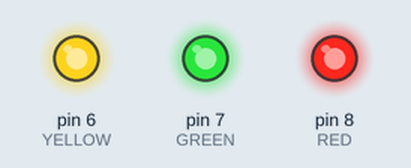
A sketch run on a simulated Arduino Uno, built with avr-gcc and run on an emulated ATmega328P. On the bench: output pins drawn as LEDs (lit = HIGH).

Above: at 0.2 s.
At 2.7 s:
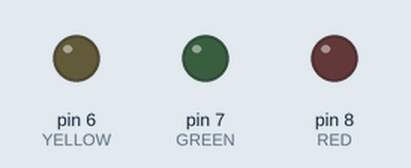
Timing chart, 0 to 3.0 s (numbered marks = the images above):
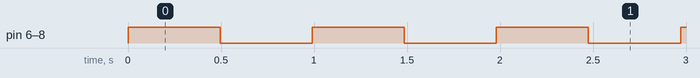

Measured:
- by itself, pin 6 (YELLOW), pin 7 (GREEN), pin 8 (RED): alternates HIGH for 0.50 s and LOW for 0.50 s
- by itself, everything shown: repeats every 0.99 s, in 4 steps

The sketch:

taskInstance.ino
```cpp
#include <Arduino.h>
#include <Arduino_FreeRTOS.h>


#define YELLOW 6
#define GREEN  7
#define RED    8

typedef int TaskProfiler;

TaskProfiler RedLEDProfiler;
TaskProfiler YellowLEDProfiler;
TaskProfiler GreenLEDProfiler;

const uint16_t *greenLED = (uint16_t*) GREEN;
const uint16_t *redLED = (uint16_t*) RED;
const uint16_t *yellowLED = (uint16_t*) YELLOW;

void setup() {
  pinMode(YELLOW, OUTPUT);
  pinMode(GREEN, OUTPUT);
  pinMode(RED, OUTPUT);
  xTaskCreate(ledControllerTask, "Red LED Task", 128, (void *)redLED , 1, NULL);
  xTaskCreate(ledControllerTask, "Green LED Task", 128, (void *)greenLED, 1, NULL);
  xTaskCreate(ledControllerTask, "Yellow LED Task", 128, (void *)yellowLED, 1, NULL);
  vTaskStartScheduler();
}

void ledControllerTask(void *pvParameters)
{
  int pin = (int)pvParameters;
  while(1)
  {
    digitalWrite(pin, !digitalRead(pin));
    vTaskDelay(pdMS_TO_TICKS(500));
  }
}

void loop() {
  // put your main code here, to run repeatedly:

}
```
